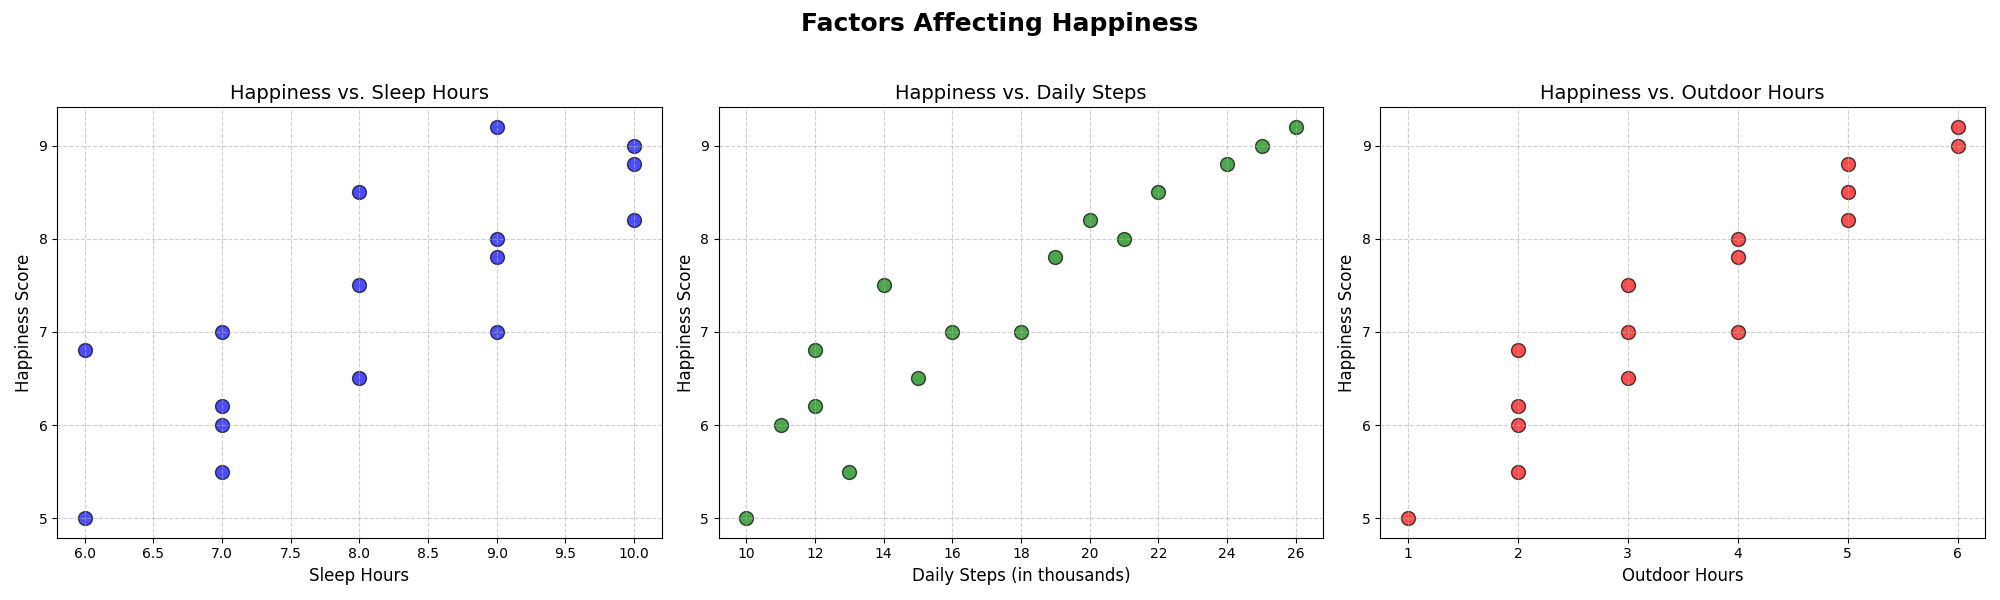

Here is the Python script that generated this plot:
import matplotlib.pyplot as plt
import numpy as np

# Backstory: We're examining the relationship between happiness and various personal and environmental factors.
# Specifically, we look at the score of happiness related to the amount of sleep, the number of daily steps,
# and the amount of time spent outdoors.

# Data: Here we create lists representing the scored happiness, amount of sleep (in hours), 
# number of daily steps (in thousands), and time spent outdoors (in hours).
happiness_score = np.array([5.0, 6.2, 6.5, 6.0, 7.0, 8.2, 7.5, 7.8, 9.0, 8.5, 7.0, 6.8, 8.0, 8.8, 9.2, 5.5])
sleep_hours = np.array([6, 7, 8, 7, 9, 10, 8, 9, 10, 8, 7, 6, 9, 10, 9, 7])
daily_steps = np.array([10, 12, 15, 11, 18, 20, 14, 19, 25, 22, 16, 12, 21, 24, 26, 13])
outdoor_hours = np.array([1, 2, 3, 2, 4, 5, 3, 4, 6, 5, 3, 2, 4, 5, 6, 2])

# Set up the figure and axes
fig, axs = plt.subplots(1, 3, figsize=(20, 6))
fig.suptitle("Factors Affecting Happiness", fontsize=18, fontweight='bold')

# Scatter plot for Happiness vs. Sleep Hours
axs[0].scatter(sleep_hours, happiness_score, color='blue', s=100, edgecolor='black', alpha=0.7)
axs[0].set_title("Happiness vs. Sleep Hours", fontsize=14)
axs[0].set_xlabel("Sleep Hours", fontsize=12)
axs[0].set_ylabel("Happiness Score", fontsize=12)
axs[0].grid(True, linestyle='--', alpha=0.6)

# Scatter plot for Happiness vs. Daily Steps
axs[1].scatter(daily_steps, happiness_score, color='green', s=100, edgecolor='black', alpha=0.7)
axs[1].set_title("Happiness vs. Daily Steps", fontsize=14)
axs[1].set_xlabel("Daily Steps (in thousands)", fontsize=12)
axs[1].set_ylabel("Happiness Score", fontsize=12)
axs[1].grid(True, linestyle='--', alpha=0.6)

# Scatter plot for Happiness vs. Outdoor Hours
axs[2].scatter(outdoor_hours, happiness_score, color='red', s=100, edgecolor='black', alpha=0.7)
axs[2].set_title("Happiness vs. Outdoor Hours", fontsize=14)
axs[2].set_xlabel("Outdoor Hours", fontsize=12)
axs[2].set_ylabel("Happiness Score", fontsize=12)
axs[2].grid(True, linestyle='--', alpha=0.6)

# Adjust layout to prevent overlapping
fig.tight_layout(rect=[0, 0, 1, 0.95])

# Show the plot
plt.show()
